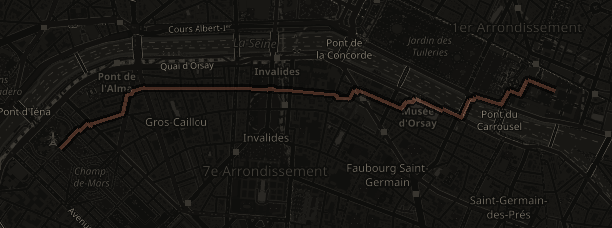
#> input picture widgets/directions/sample_map.png, 612 x 228 px
$ python -i places.py   (imports and definitions only)
#> lines starting #> are read from the running program, lines starting #| are printed output that depends on the picture
#> further down, picture is the input picture: PIL image 612x228 RGB; mean R, G, B 23.2, 22, 19.2
"""directions() and place(): a route or a place with a small map (ROADMAP M5b), keyless.

- Places: OpenStreetMap's Nominatim (https://nominatim.org). Its usage policy: a real
  User-Agent naming the app, at most one request a second, results cached. Lookups are
  remembered in state/places/geocode.json (places don't move), so asking again never
  hits the network.
- Routes: OSRM on the FOSSGIS servers openstreetmap.org itself uses
  (routing.openstreetmap.de: car, foot and bike profiles), falling back to the OSRM
  demo server for driving.
- The map: the few OpenStreetMap tiles that cover the route (tile.openstreetmap.org,
  at most 12 per map, cached under state/tiles/ for 30 days, never prefetched), darkened
  to the island's palette, with a faint ghost of the route, saved as a PNG under
  state/maps/. The result carries its path and the route and pins in the image's own
  0..1 coordinates, so the card (widgets/directions) draws the line on and drops the pins.

"From here" / an empty origin is the home place: `info.home` (a place name or
"lat, lon"), else `info.weather_location` (weather.location passed through).
"""
from __future__ import annotations

import hashlib
import io
import json
import math
import re
import threading
import time
import urllib.parse
import urllib.request
from pathlib import Path

from heyclaude import mcp_info

PROMPT = ("directions(origin, destination, mode) gives travel time, distance and a map (\"how long to walk to the "
          "Louvre\", \"directions from the station to the airport\"; leave origin empty for \"from here\"); "
          "place(query) finds a place and shows it on a map (\"where is the Brandenburg Gate\").")

USER_AGENT = "hey-claude/0.5 (voice assistant; +https://github.com/kamol1dn/hey-claude)"
NOMINATIM = "https://nominatim.openstreetmap.org/search"
TILE_URL = "https://tile.openstreetmap.org/{z}/{x}/{y}.png"
ROUTERS = {
    "driving": ["https://routing.openstreetmap.de/routed-car/route/v1/driving/",
                "https://router.project-osrm.org/route/v1/driving/"],
    "walking": ["https://routing.openstreetmap.de/routed-foot/route/v1/foot/"],
    "cycling": ["https://routing.openstreetmap.de/routed-bike/route/v1/bike/"],
}
MODES = {"driving": "driving", "drive": "driving", "car": "driving", "walking": "walking", "walk": "walking",
         "foot": "walking", "cycling": "cycling", "cycle": "cycling", "bike": "cycling", "bicycle": "cycling"}
HERE = {"", "here", "home", "my place", "current location", "my location", "from here"}
MAP_W, MAP_H = 612, 228          # px (1.5x the card's 408 x 152 map box)
PAD = 30                         # px kept around the route
MAX_TILES = 12
TILE_TTL_S = 30 * 86400
KEEP_MAPS = 40
ATTRIBUTION = "© OpenStreetMap"


def _state() -> Path:
    from heyclaude.config import STATE_DIR
    return STATE_DIR


# ---------------------------------------------------------------- network
_lock = threading.Lock()
_last_nominatim = [0.0]


# [4 lines left out: function _http, not called in this run]


def _fetch_json(url: str, params: dict, http=None) -> object:
    raw = (http or _http)(url + ("?" + urllib.parse.urlencode(params) if params else ""))
    return json.loads(raw.decode("utf-8"))


# ---------------------------------------------------------------- places
_geo_mem: dict[str, dict] = {}


def _geo_file() -> Path:
    return _state() / "places" / "geocode.json"


# [17 lines left out: functions _geo_cache, _geo_save, not called in this run]


_LATLON = re.compile(r"^\s*(-?\d{1,2}(?:\.\d+)?)\s*[, ]\s*(-?\d{1,3}(?:\.\d+)?)\s*$")


def home() -> str:
    c = mcp_info.config()
    return str(c.get("home") or c.get("weather_location") or "").strip()


def _short(display: str, name: str) -> str:
    """Nominatim's long display_name -> the place's name, else its first part."""
    return (name or display.split(",")[0]).strip()


# [116 lines left out: functions geocode, _route, _px, _zoom, _tile, _simplify, not called in this run]


def _dark(img):
    """OSM's light tiles -> the island's near-black: invert the lightness, keep a warm tint."""
    from PIL import Image, ImageOps
    g = ImageOps.grayscale(img.convert("RGB"))
    g = ImageOps.invert(g)
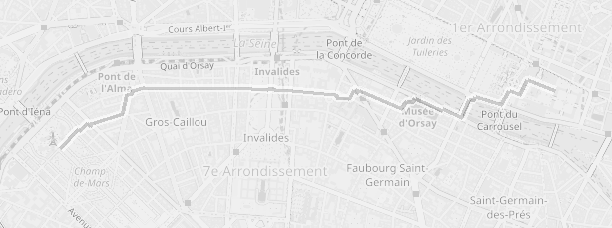
#> g: PIL image 612x228 L; min 126, max 249, mean 232.9
    g = g.point(lambda v: int(14 + (max(0, v - 18) / 237) ** 1.35 * 120))
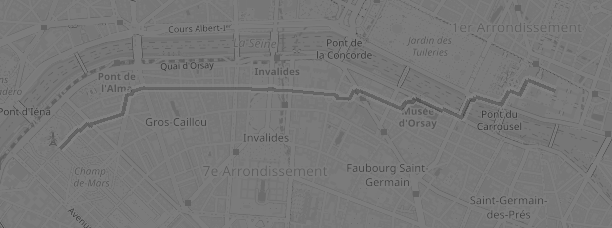
#> g: PIL image 612x228 L; min 55, max 129, mean 118.7
    warm = Image.merge("RGB", (g.point(lambda v: min(255, int(v * 1.06))), g, g.point(lambda v: int(v * 0.9))))
    return warm


# [119 lines left out: functions render_map, fmt_duration, fmt_distance, directions, place, not called in this run]


TOOLS = [directions, place]

>>> from PIL import Image
>>> picture = Image.open('../../widgets/directions/sample_map.png')
>>> result = _dark(picture)
